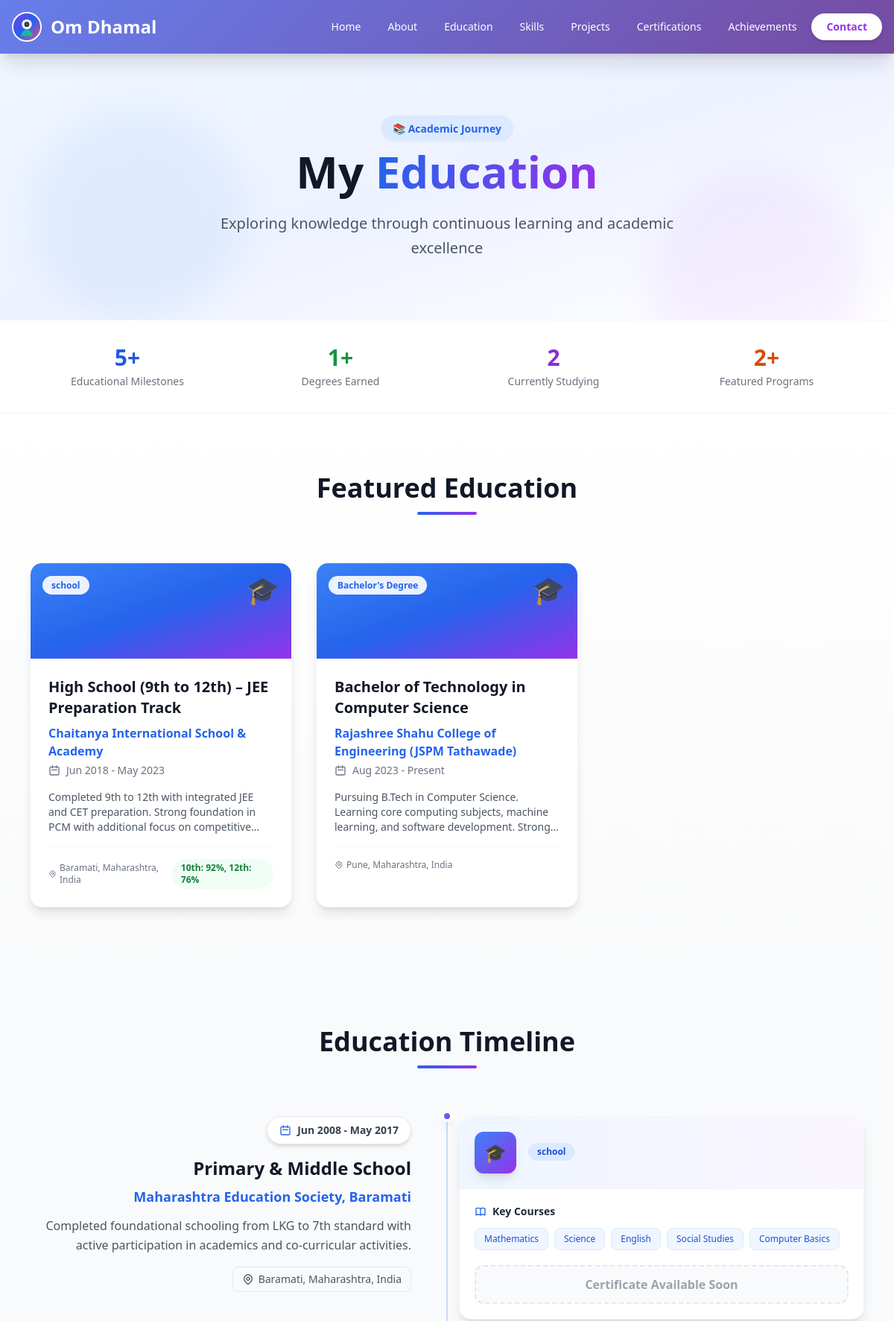
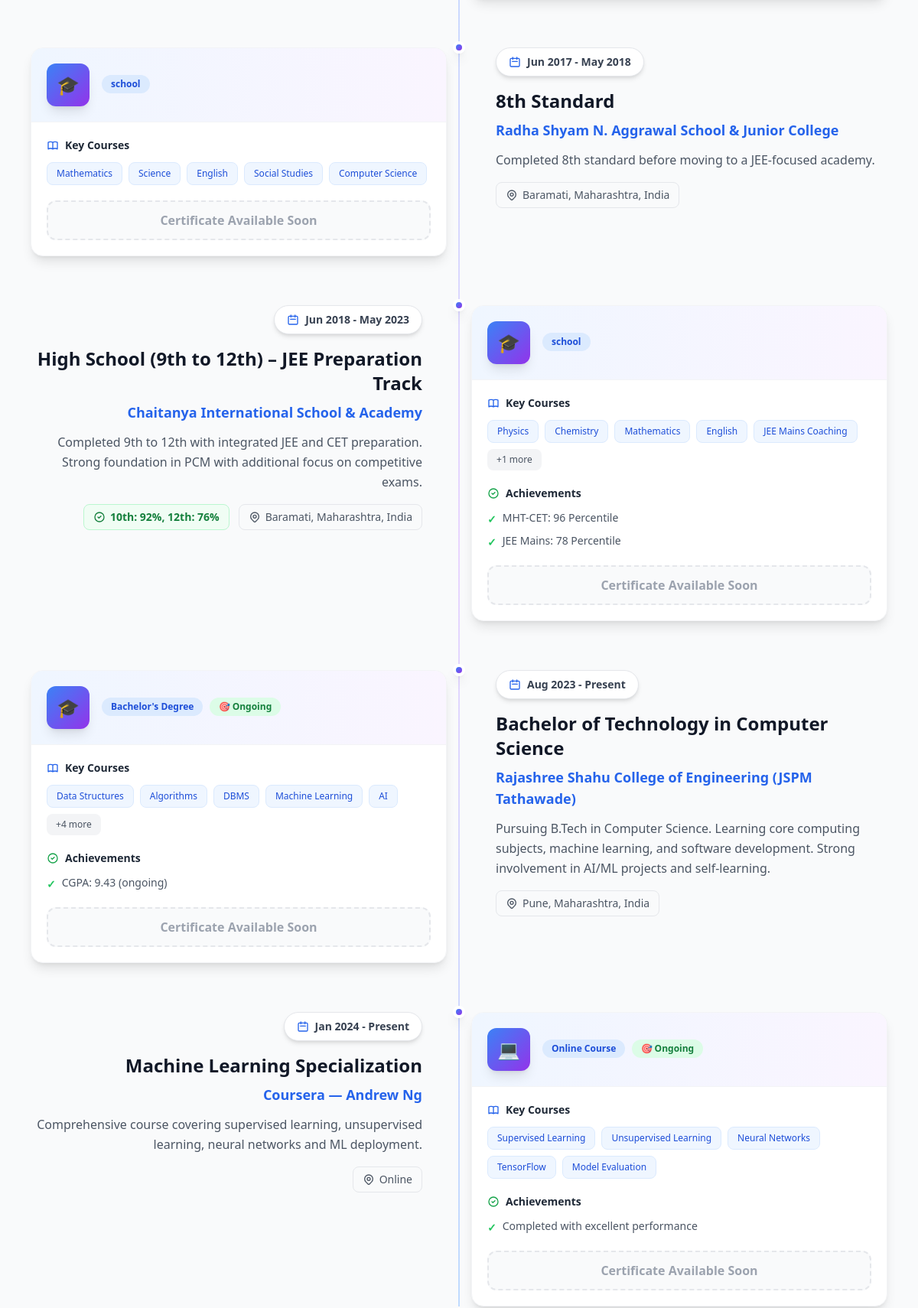
The app's page /education/ (upper part) with its own data (2 pictures, top to bottom).
### portfolio_app/models.py (models this page shows, shortened)
class Education(models.Model):
    DEGREE_CHOICES = [
        ('high_school', 'High School'),
        ('diploma', 'Diploma'),
        ('bachelor', 'Bachelor\'s Degree'),
        ('master', 'Master\'s Degree'),
        ('phd', 'PhD'),
        ('certificate', 'Certificate'),
        ('online', 'Online Course'),
    ]
    degree = models.CharField(max_length=20, choices=DEGREE_CHOICES, default='bachelor')
    title = models.CharField(max_length=200)
    institution = models.CharField(max_length=200)
    location = models.CharField(max_length=100)
    start_date = models.DateField()
    end_date = models.DateField(blank=True, null=True)
    currently_studying = models.BooleanField(default=False)
    description = models.TextField(blank=True, null=True)
    grade = models.CharField(max_length=50, blank=True, null=True, help_text="e.g., GPA, Percentage, Grade")
    courses = models.TextField(blank=True, null=True, help_text="Comma-separated list of key courses")
    achievements = models.TextField(blank=True, null=True, help_text="Comma-separated list of achievements")
    logo = models.ImageField(upload_to='education/logos/', blank=True, null=True)
    certificate = models.FileField(upload_to='education/certificates/', blank=True, null=True)
    display_order = models.IntegerField(default=0)
    featured = models.BooleanField(default=False)
    is_active = models.BooleanField(default=True)
    created_at = models.DateTimeField(auto_now_add=True)
    updated_at = models.DateTimeField(auto_now=True)
    class Meta:
        ordering = ['display_order', '-start_date']
        verbose_name_plural = "Education"
    def get_duration(self):
        if self.currently_studying:
            return f"{self.start_date.strftime('%b %Y')} - Present"
        elif self.end_date:
            return f"{self.start_date.strftime('%b %Y')} - {self.end_date.strftime('%b %Y')}"
        return self.start_date.strftime('%b %Y')
    def get_courses_list(self):
        if self.courses:
            return [course.strip() for course in self.courses.split(',') if course.strip()]
        return []
    def get_achievements_list(self):
        if self.achievements:
            return [achievement.strip() for achievement in self.achievements.split(',') if achievement.strip()]
        return []
    def get_icon(self):
        icons = {
            'high_school': '🏫',
            'diploma': '📜',
            'bachelor': '🎓',
            'master': '📚',
            'phd': '👨‍🎓',
            'certificate': '📄',
            'online': '💻',
        }
        return icons.get(self.degree, '🎓')

### portfolio_app/views.py (the view)
# urls.py: path('education/', views.education, name='education'),  # Add this line
def education(request):
    education_list = Education.objects.filter(is_active=True).order_by('display_order', '-start_date')
    featured_education = education_list.filter(featured=True)
    total_education = education_list.count()
    total_degrees = education_list.filter(degree__in=['bachelor', 'master', 'phd']).count()
    currently_studying = education_list.filter(currently_studying=True).count()
    featured_count = featured_education.count()
    context = {
        'education_list': education_list,
        'featured_education': featured_education,
        'degree_choices': Education.DEGREE_CHOICES,
        'total_education': total_education,
        'total_degrees': total_degrees,
        'currently_studying': currently_studying,
        'featured_count': featured_count,
    }
    return render(request, 'education.html', context)

### portfolio_app/templates/education.html (shortened to what this page needs)
{% extends 'base.html' %}
{% block content %}
<section class="pt-24 pb-20 bg-gradient-to-br from-blue-50 via-indigo-50 to-white relative overflow-hidden">
  <div class="absolute inset-0 opacity-10">
    <div class="absolute top-20 left-10 w-72 h-72 bg-blue-400 rounded-full mix-blend-multiply filter blur-xl animate-blob"></div>
    <div class="absolute top-40 right-10 w-72 h-72 bg-purple-400 rounded-full mix-blend-multiply filter blur-xl animate-blob animation-delay-2000"></div>
  </div>
  <div class="max-w-6xl mx-auto px-4 text-center relative z-10">
    <div class="inline-block mb-4" data-aos="fade-down">
      <span class="bg-blue-100 text-blue-600 text-sm font-semibold px-4 py-2 rounded-full">
        📚 Academic Journey
      </span>
    </div>
    <h1 class="text-5xl md:text-6xl font-bold text-gray-900 mb-6" data-aos="fade-up">
      My <span class="bg-gradient-to-r from-blue-600 to-purple-600 bg-clip-text text-transparent">Education</span>
    </h1>
    <p class="text-xl text-gray-600 max-w-2xl mx-auto leading-relaxed" data-aos="fade-up" data-aos-delay="100">
      Exploring knowledge through continuous learning and academic excellence
    </p>
  </div>
</section>
<section class="py-8 bg-white border-y border-gray-100">
  <div class="max-w-6xl mx-auto px-4">
    <div class="grid grid-cols-2 md:grid-cols-4 gap-6">
      <div class="text-center group" data-aos="fade-up">
        <div class="text-3xl font-bold bg-gradient-to-r from-blue-600 to-blue-700 bg-clip-text text-transparent mb-1 group-hover:scale-110 transition-transform">
        </div>
        <div class="text-sm text-gray-500 font-medium">Educational Milestones</div>
      </div>
      <div class="text-center group" data-aos="fade-up" data-aos-delay="100">
        <div class="text-3xl font-bold bg-gradient-to-r from-green-600 to-green-700 bg-clip-text text-transparent mb-1 group-hover:scale-110 transition-transform">
        </div>
        <div class="text-sm text-gray-500 font-medium">Degrees Earned</div>
      </div>
      <div class="text-center group" data-aos="fade-up" data-aos-delay="200">
        <div class="text-3xl font-bold bg-gradient-to-r from-purple-600 to-purple-700 bg-clip-text text-transparent mb-1 group-hover:scale-110 transition-transform">
        </div>
        <div class="text-sm text-gray-500 font-medium">Currently Studying</div>
      </div>
      <div class="text-center group" data-aos="fade-up" data-aos-delay="300">
        <div class="text-3xl font-bold bg-gradient-to-r from-orange-600 to-orange-700 bg-clip-text text-transparent mb-1 group-hover:scale-110 transition-transform">
        </div>
        <div class="text-sm text-gray-500 font-medium">Featured Programs</div>
      </div>
    </div>
  </div>
</section>
{% if featured_education %}
<section class="py-20 bg-gradient-to-b from-white to-gray-50">
  <div class="max-w-6xl mx-auto px-4">
    <div class="text-center mb-16" data-aos="fade-up">
      <h2 class="text-3xl md:text-4xl font-bold text-gray-900 mb-3">
        Featured Education
      </h2>
      <div class="w-20 h-1 bg-gradient-to-r from-blue-600 to-purple-600 mx-auto rounded-full"></div>
    </div>
    <div class="grid grid-cols-1 md:grid-cols-2 lg:grid-cols-3 gap-8">
      {% for edu in featured_education %}
      <div class="group" data-aos="fade-up" data-aos-delay="{{ forloop.counter0|add:100 }}">
        <div class="relative bg-white rounded-2xl shadow-lg hover:shadow-2xl transition-all duration-300 overflow-hidden border border-gray-100 h-full">
          <div class="h-32 bg-gradient-to-br from-blue-500 via-blue-600 to-purple-600 relative overflow-hidden">
            <div class="absolute top-4 right-4 text-4xl opacity-80">{{ edu.get_icon }}</div>
            <div class="absolute top-4 left-4">
              <span class="bg-white bg-opacity-90 text-blue-600 px-3 py-1 rounded-full text-xs font-bold">
                {{ edu.get_degree_display }}
              </span>
            </div>
          </div>
          <div class="p-6">
            <h3 class="text-xl font-bold text-gray-900 mb-2 line-clamp-2">{{ edu.title }}</h3>
            <p class="text-blue-600 font-semibold mb-1">{{ edu.institution }}</p>
            <p class="text-gray-500 text-sm mb-4 flex items-center gap-2">
              <svg class="w-4 h-4" fill="none" stroke="currentColor" viewBox="0 0 24 24">
                <path stroke-linecap="round" stroke-linejoin="round" stroke-width="2" d="M8 7V3m8 4V3m-9 8h10M5 21h14a2 2 0 002-2V7a2 2 0 00-2-2H5a2 2 0 00-2 2v12a2 2 0 002 2z"></path>
              </svg>
              {{ edu.get_duration }}
            </p>
            <p class="text-gray-600 text-sm mb-4 line-clamp-3">{{ edu.description|truncatewords:20 }}</p>
            <div class="flex justify-between items-center pt-4 border-t border-gray-100">
              <span class="text-gray-500 text-xs flex items-center gap-1">
                {{ edu.location }}
              </span>
              {% if edu.grade %}
              <span class="bg-green-50 text-green-700 px-3 py-1 rounded-full text-xs font-bold">
                {{ edu.grade }}
              </span>
              {% endif %}
            </div>
          </div>
        </div>
      </div>
      {% endfor %}
    </div>
  </div>
</section>
{% endif %}
<section class="py-20 bg-gray-50 relative">
  <div class="max-w-6xl mx-auto px-4">
    <div class="text-center mb-16" data-aos="fade-up">
      <h2 class="text-3xl md:text-4xl font-bold text-gray-900 mb-3">
        Education Timeline
      </h2>
      <div class="w-20 h-1 bg-gradient-to-r from-blue-600 to-purple-600 mx-auto rounded-full"></div>
    </div>
    <div class="relative">
      <div class="hidden lg:block absolute left-1/2 transform -translate-x-1/2 w-0.5 bg-gradient-to-b from-blue-200 via-purple-200 to-blue-200 h-full"></div>
      <div class="space-y-16">
        {% for edu in education_list %}
        <div class="relative" data-aos="fade-up" data-aos-delay="{{ forloop.counter0|add:50 }}">
          <div class="hidden lg:flex absolute left-1/2 transform -translate-x-1/2 -translate-y-2 z-10">
            <div class="w-4 h-4 bg-gradient-to-br from-blue-500 to-purple-600 rounded-full border-4 border-white shadow-lg"></div>
          </div>
          <div class="lg:grid lg:grid-cols-2 lg:gap-8 {% cycle '' 'lg:gap-12' %}">
            <div class="{% cycle 'lg:text-right lg:pr-8' 'lg:pl-8 lg:col-start-2' %}">
              <div class="inline-flex items-center gap-2 bg-white px-4 py-2 rounded-full shadow-md border border-gray-200 mb-4">
                <svg class="w-4 h-4 text-blue-600" fill="none" stroke="currentColor" viewBox="0 0 24 24">
                  <path stroke-linecap="round" stroke-linejoin="round" stroke-width="2" d="M8 7V3m8 4V3m-9 8h10M5 21h14a2 2 0 002-2V7a2 2 0 00-2-2H5a2 2 0 00-2 2v12a2 2 0 002 2z"></path>
                </svg>
                <span class="text-sm font-bold text-gray-700">{{ edu.get_duration }}</span>
              </div>
              <h3 class="text-2xl font-bold text-gray-900 mb-2">{{ edu.title }}</h3>
              <p class="text-lg text-blue-600 font-semibold mb-3">{{ edu.institution }}</p>
              <p class="text-gray-600 mb-4 leading-relaxed">{{ edu.description }}</p>
              <div class="flex flex-wrap gap-3 mb-4 {% cycle 'lg:justify-end' '' %}">
                {% if edu.grade %}
                <span class="inline-flex items-center gap-1.5 bg-green-50 text-green-700 px-3 py-1.5 rounded-lg text-sm font-bold border border-green-200">
                  <svg class="w-4 h-4" fill="none" stroke="currentColor" viewBox="0 0 24 24">
                    <path stroke-linecap="round" stroke-linejoin="round" stroke-width="2" d="M9 12l2 2 4-4m6 2a9 9 0 11-18 0 9 9 0 0118 0z"></path>
                  </svg>
                  {{ edu.grade }}
                </span>
                {% endif %}
                <span class="inline-flex items-center gap-1.5 bg-gray-50 text-gray-600 px-3 py-1.5 rounded-lg text-sm font-medium border border-gray-200">
                  {{ edu.location }}
                </span>
              </div>
            </div>
            <div class="{% cycle 'lg:col-start-2' 'lg:col-start-1 lg:row-start-1' %}">
              <div class="bg-white rounded-2xl shadow-lg hover:shadow-xl transition-all duration-300 overflow-hidden border border-gray-100 group">
                <div class="bg-gradient-to-r from-blue-50 to-purple-50 p-5 border-b border-gray-100">
                  <div class="flex items-center gap-4">
                    <div class="w-14 h-14 bg-gradient-to-br from-blue-500 to-purple-600 rounded-xl flex items-center justify-center text-white text-2xl shadow-lg group-hover:scale-110 transition-transform">
                      {{ edu.get_icon }}
                    </div>
                    <div class="flex-1">
                      <span class="inline-block bg-blue-100 text-blue-700 text-xs font-bold px-3 py-1 rounded-full mb-1">
                        {{ edu.get_degree_display }}
                      </span>
                      {% if edu.currently_studying %}
                      <span class="inline-block bg-green-100 text-green-700 text-xs font-bold px-3 py-1 rounded-full ml-1">
                        🎯 Ongoing
                      </span>
                      {% endif %}
                    </div>
                  </div>
                </div>
                <div class="p-5">
                  {% if edu.get_courses_list %}
                  <div class="mb-5">
                    <h4 class="font-bold text-gray-800 mb-3 flex items-center gap-2 text-sm">
                      Key Courses
                    </h4>
                    <div class="flex flex-wrap gap-2">
                      {% for course in edu.get_courses_list|slice:":5" %}
                      <span class="bg-blue-50 text-blue-700 text-xs font-medium px-3 py-1.5 rounded-lg border border-blue-100">
                        {{ course }}
                      </span>
                      {% endfor %}
                      {% if edu.get_courses_list|length > 5 %}
                      <span class="bg-gray-100 text-gray-600 text-xs font-medium px-3 py-1.5 rounded-lg">
                        +{{ edu.get_courses_list|length|add:"-5" }} more
                      </span>
                      {% endif %}
                    </div>
                  </div>
                  {% endif %}
                  {% if edu.get_achievements_list %}
                  <div class="mb-5">
                    <h4 class="font-bold text-gray-800 mb-3 flex items-center gap-2 text-sm">
                      <svg class="w-4 h-4 text-green-600" fill="none" stroke="currentColor" viewBox="0 0 24 24">
                        <path stroke-linecap="round" stroke-linejoin="round" stroke-width="2" d="M9 12l2 2 4-4m6 2a9 9 0 11-18 0 9 9 0 0118 0z"></path>
                      </svg>
                      Achievements
                    </h4>
                    <ul class="space-y-2">
                      {% for achievement in edu.get_achievements_list|slice:":3" %}
                      <li class="text-sm text-gray-600 flex items-start gap-2">
                        <span class="text-green-500 font-bold mt-0.5">✓</span>
                        <span>{{ achievement }}</span>
                      </li>
                      {% endfor %}
                    </ul>
                  </div>
                  {% endif %}
                  {% if edu.certificate %}
                  <a href="{{ edu.certificate.url }}" target="_blank" class="block w-full bg-gradient-to-r from-blue-600 to-purple-600 text-white text-center py-3 px-4 rounded-xl font-semibold hover:from-blue-700 hover:to-purple-700 transition-all duration-300 shadow-md hover:shadow-lg transform hover:-translate-y-0.5">
                    📜 View Certificate
                  </a>
                  {% else %}
                  <div class="block w-full bg-gray-50 text-gray-400 text-center py-3 px-4 rounded-xl font-semibold border-2 border-dashed border-gray-200">
                    Certificate Available Soon
                  </div>
                  {% endif %}
                </div>
              </div>
            </div>
          </div>
        </div>
        {% empty %}
        <div class="text-center py-20">
          <div class="text-8xl mb-6 opacity-20">🎓</div>
          <h3 class="text-2xl font-bold text-gray-800 mb-3">No Education Records</h3>
          <p class="text-gray-500">Education information will be added soon.</p>
        </div>
        {% endfor %}
      </div>
    </div>
  </div>
</section>
{% endblock %}

### portfolio_app/templates/base.html (style rules this page uses)
html { scroll-behavior: smooth; }

### portfolio_app/templates/education.html (style rules this page uses)
.animate-blob { animation: blob 7s infinite; }
.animation-delay-2000 { animation-delay: 2s; }
.line-clamp-2 { display: -webkit-box; -webkit-line-clamp: 2; -webkit-box-orient: vertical; overflow: hidden; }
.line-clamp-3 { display: -webkit-box; -webkit-line-clamp: 3; -webkit-box-orient: vertical; overflow: hidden; }

### records on screen
Education: get_icon "🎓", degree "school", title "High School (9th to 12th) – JEE Preparation Track", institution "Chaitanya International School & Academy", get_duration "Jun 2018 - May 2023", description "Completed 9th to 12th with integrated JEE and CET preparation. Strong foundation in PCM with additional focus on…", location "Baramati, Maharashtra, India", grade "10th: 92%, 12th: 76%", description "Completed 9th to 12th with integrated JEE and CET preparation. Strong foundation in PCM with additional focus on competitive exams.", get_courses_list "Physics" "Chemistry" "Mathematics" "English" "JEE Mains Coaching", get_courses_list|length "1", get_achievements_list "MHT-CET: 96 Percentile" "JEE Mains: 78 Percentile", certificate "Certificate Available Soon"
Education: get_icon "🎓", degree "Bachelor's Degree", title "Bachelor of Technology in Computer Science", institution "Rajashree Shahu College of Engineering (JSPM Tathawade)", get_duration "Aug 2023 - Present", description "Pursuing B.Tech in Computer Science. Learning core computing subjects, machine learning, and software development.…", location "Pune, Maharashtra, India", description "Pursuing B.Tech in Computer Science. Learning core computing subjects, machine learning, and software development. Strong involvement in AI/ML projects and self-learning.", shows "🎯 Ongoing", get_courses_list "Data Structures" "Algorithms" "DBMS" "Machine Learning" "AI", get_courses_list|length "4", get_achievements_list "CGPA: 9.43 (ongoing)", certificate "Certificate Available Soon"
Education: get_duration "Jun 2008 - May 2017", title "Primary & Middle School", institution "Maharashtra Education Society, Baramati", description "Completed foundational schooling from LKG to 7th standard with active participation in academics and co-curricular activities.", location "Baramati, Maharashtra, India", get_icon "🎓", degree "school", get_courses_list "Mathematics" "Science" "English" "Social Studies" "Computer Basics", certificate "Certificate Available Soon"
Education: get_duration "Jun 2017 - May 2018", title "8th Standard", institution "Radha Shyam N. Aggrawal School & Junior College", description "Completed 8th standard before moving to a JEE-focused academy.", location "Baramati, Maharashtra, India", get_icon "🎓", degree "school", get_courses_list "Mathematics" "Science" "English" "Social Studies" "Computer Science", certificate "Certificate Available Soon"
Education: get_duration "Jan 2024 - Present", title "Machine Learning Specialization", institution "Coursera — Andrew Ng", description "Comprehensive course covering supervised learning, unsupervised learning, neural networks and ML deployment.", location "Online", get_icon "💻", degree "Online Course", shows "🎯 Ongoing", get_courses_list "Supervised Learning" "Unsupervised Learning" "Neural Networks" "TensorFlow" "Model Evaluation", get_achievements_list "Completed with excellent performance", certificate "Certificate Available Soon"
